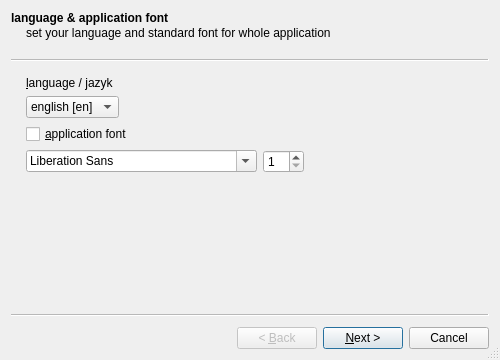
<?xml version="1.0" encoding="UTF-8"?>
<ui version="4.0">
 <class>MBuildConfig</class>
 <widget class="QWizard" name="MBuildConfig">
  <property name="geometry">
   <rect>
    <x>0</x>
    <y>0</y>
    <width>500</width>
    <height>360</height>
   </rect>
  </property>
  <property name="windowTitle">
   <string>Marcion | config</string>
  </property>
  <property name="windowIcon">
   <iconset resource="resfile.qrc">
    <normaloff>:/new/icons/icons/main.png</normaloff>:/new/icons/icons/main.png</iconset>
  </property>
  <property name="sizeGripEnabled">
   <bool>true</bool>
  </property>
  <property name="wizardStyle">
   <enum>QWizard::ClassicStyle</enum>
  </property>
  <property name="titleFormat">
   <enum>Qt::PlainText</enum>
  </property>
  <property name="subTitleFormat">
   <enum>Qt::PlainText</enum>
  </property>
  <widget class="QWizardPage" name="wizardPage1">
   <property name="title">
    <string>language &amp; application font</string>
   </property>
   <property name="subTitle">
    <string>set your language and standard font for whole application</string>
   </property>
   <layout class="QVBoxLayout" name="verticalLayout_5">
    <item>
     <layout class="QHBoxLayout" name="horizontalLayout_3">
      <item>
       <layout class="QVBoxLayout" name="verticalLayout">
        <item>
         <widget class="QLabel" name="label">
          <property name="text">
           <string notr="true">&amp;language / jazyk</string>
          </property>
          <property name="textInteractionFlags">
           <set>Qt::NoTextInteraction</set>
          </property>
          <property name="buddy">
           <cstring>cmbLang</cstring>
          </property>
         </widget>
        </item>
        <item>
         <widget class="QComboBox" name="cmbLang">
          <item>
           <property name="text">
            <string notr="true">english [en]</string>
           </property>
          </item>
          <item>
           <property name="text">
            <string notr="true">czech [cs]</string>
           </property>
          </item>
         </widget>
        </item>
       </layout>
      </item>
      <item>
       <spacer name="horizontalSpacer">
        <property name="orientation">
         <enum>Qt::Horizontal</enum>
        </property>
        <property name="sizeHint" stdset="0">
         <size>
          <width>336</width>
          <height>20</height>
         </size>
        </property>
       </spacer>
      </item>
     </layout>
    </item>
    <item>
     <layout class="QHBoxLayout" name="horizontalLayout">
      <item>
       <layout class="QVBoxLayout" name="verticalLayout_2">
        <item>
         <widget class="QCheckBox" name="cbAppFont">
          <property name="text">
           <string>&amp;application font</string>
          </property>
         </widget>
        </item>
        <item>
         <layout class="QHBoxLayout" name="horizontalLayout_2">
          <item>
           <widget class="QFontComboBox" name="fntAppFont"/>
          </item>
          <item>
           <widget class="QSpinBox" name="spnAppFSize">
            <property name="minimum">
             <number>1</number>
            </property>
           </widget>
          </item>
         </layout>
        </item>
       </layout>
      </item>
      <item>
       <spacer name="horizontalSpacer_2">
        <property name="orientation">
         <enum>Qt::Horizontal</enum>
        </property>
        <property name="sizeHint" stdset="0">
         <size>
          <width>40</width>
          <height>20</height>
         </size>
        </property>
       </spacer>
      </item>
     </layout>
    </item>
   </layout>
  </widget>
  <widget class="QWizardPage" name="wizardPage_3">
   <property name="title">
    <string>TLG/PHI database</string>
   </property>
   <property name="subTitle">
    <string>set directories of your TLG/PHI dvd-rom (if you have it)</string>
   </property>
   <layout class="QVBoxLayout" name="verticalLayout_6">
    <item>
     <widget class="QCheckBox" name="cbTLG_w">
      <property name="enabled">
       <bool>false</bool>
      </property>
      <property name="text">
       <string>&amp;use TLG/PHI database (under development)</string>
      </property>
     </widget>
    </item>
    <item>
     <widget class="QWidget" name="wdgTLG_w" native="true">
      <property name="enabled">
       <bool>false</bool>
      </property>
      <layout class="QHBoxLayout" name="horizontalLayout_23">
       <item>
        <layout class="QFormLayout" name="formLayout_6">
         <item row="0" column="0">
          <widget class="QLabel" name="label_33">
           <property name="text">
            <string>&amp;TLG-E</string>
           </property>
           <property name="buddy">
            <cstring>txtDir1_w</cstring>
           </property>
          </widget>
         </item>
         <item row="0" column="1">
          <widget class="QLineEdit" name="txtDir1_w"/>
         </item>
         <item row="1" column="0">
          <widget class="QLabel" name="label_34">
           <property name="text">
            <string>&amp;PHI-5</string>
           </property>
           <property name="buddy">
            <cstring>txtDir2_w</cstring>
           </property>
          </widget>
         </item>
         <item row="1" column="1">
          <widget class="QLineEdit" name="txtDir2_w"/>
         </item>
         <item row="2" column="0">
          <widget class="QLabel" name="label_35">
           <property name="text">
            <string>PH&amp;I-7</string>
           </property>
           <property name="buddy">
            <cstring>txtDir3_w</cstring>
           </property>
          </widget>
         </item>
         <item row="2" column="1">
          <widget class="QLineEdit" name="txtDir3_w"/>
         </item>
        </layout>
       </item>
       <item>
        <layout class="QVBoxLayout" name="verticalLayout_17">
         <item>
          <widget class="QPushButton" name="btDir1_w">
           <property name="sizePolicy">
            <sizepolicy hsizetype="Preferred" vsizetype="Preferred">
             <horstretch>0</horstretch>
             <verstretch>0</verstretch>
            </sizepolicy>
           </property>
           <property name="text">
            <string>&amp;choose</string>
           </property>
          </widget>
         </item>
         <item>
          <widget class="QPushButton" name="btDir2_w">
           <property name="sizePolicy">
            <sizepolicy hsizetype="Preferred" vsizetype="Preferred">
             <horstretch>0</horstretch>
             <verstretch>0</verstretch>
            </sizepolicy>
           </property>
           <property name="text">
            <string>c&amp;hoose</string>
           </property>
          </widget>
         </item>
         <item>
          <widget class="QPushButton" name="btDir3_w">
           <property name="sizePolicy">
            <sizepolicy hsizetype="Preferred" vsizetype="Preferred">
             <horstretch>0</horstretch>
             <verstretch>0</verstretch>
            </sizepolicy>
           </property>
           <property name="text">
            <string>ch&amp;oose</string>
           </property>
          </widget>
         </item>
        </layout>
       </item>
      </layout>
     </widget>
    </item>
   </layout>
  </widget>
  <widget class="QWizardPage" name="wizardPage">
   <property name="title">
    <string>miscellaneous</string>
   </property>
   <property name="subTitle">
    <string>miscellaneous settings</string>
   </property>
   <layout class="QVBoxLayout" name="verticalLayout_8">
    <item>
     <widget class="QGroupBox" name="grpSplash">
      <property name="title">
       <string>splash screen</string>
      </property>
      <property name="flat">
       <bool>false</bool>
      </property>
      <property name="checkable">
       <bool>false</bool>
      </property>
      <layout class="QVBoxLayout" name="verticalLayout_7">
       <property name="topMargin">
        <number>0</number>
       </property>
       <property name="bottomMargin">
        <number>0</number>
       </property>
       <item>
        <widget class="QRadioButton" name="rbSplashSimple">
         <property name="text">
          <string>&amp;simple (static, fast)</string>
         </property>
        </widget>
       </item>
       <item>
        <widget class="QRadioButton" name="rbSpalshAnim">
         <property name="text">
          <string>&amp;verbose (animated, may be slow)</string>
         </property>
         <property name="checked">
          <bool>true</bool>
         </property>
        </widget>
       </item>
      </layout>
     </widget>
    </item>
    <item>
     <layout class="QHBoxLayout" name="horizontalLayout_4">
      <item>
       <layout class="QVBoxLayout" name="verticalLayout_3">
        <item>
         <widget class="QCheckBox" name="cbTrayIcon">
          <property name="text">
           <string>&amp;icon in tray</string>
          </property>
          <property name="checked">
           <bool>true</bool>
          </property>
         </widget>
        </item>
        <item>
         <widget class="QCheckBox" name="cbScanClipboard">
          <property name="text">
           <string>s&amp;can clipboard</string>
          </property>
         </widget>
        </item>
        <item>
         <widget class="QCheckBox" name="cbTip">
          <property name="text">
           <string>advice at startup</string>
          </property>
          <property name="checked">
           <bool>false</bool>
          </property>
         </widget>
        </item>
       </layout>
      </item>
      <item>
       <spacer name="horizontalSpacer_3">
        <property name="orientation">
         <enum>Qt::Horizontal</enum>
        </property>
        <property name="sizeHint" stdset="0">
         <size>
          <width>282</width>
          <height>20</height>
         </size>
        </property>
       </spacer>
      </item>
     </layout>
    </item>
   </layout>
  </widget>
  <widget class="QWizardPage" name="wizardPage_2">
   <property name="title">
    <string>basic configuration completed</string>
   </property>
   <property name="subTitle">
    <string>configuration file 'config.txt' will be created now</string>
   </property>
   <layout class="QVBoxLayout" name="verticalLayout_4">
    <item>
     <widget class="QLabel" name="label_2">
      <property name="sizePolicy">
       <sizepolicy hsizetype="Expanding" vsizetype="Expanding">
        <horstretch>0</horstretch>
        <verstretch>0</verstretch>
       </sizepolicy>
      </property>
      <property name="text">
       <string>&lt;!DOCTYPE HTML PUBLIC &quot;-//W3C//DTD HTML 4.0//EN&quot; &quot;http://www.w3.org/TR/REC-html40/strict.dtd&quot;&gt;
&lt;html&gt;&lt;head&gt;&lt;meta name=&quot;qrichtext&quot; content=&quot;1&quot; /&gt;&lt;style type=&quot;text/css&quot;&gt;
p, li { white-space: pre-wrap; }
&lt;/style&gt;&lt;/head&gt;&lt;body style=&quot; font-family:'Sans Serif'; font-size:15pt; font-weight:400; font-style:normal;&quot;&gt;
&lt;table border=&quot;0&quot; style=&quot;-qt-table-type: root; margin-top:4px; margin-bottom:4px; margin-left:4px; margin-right:4px;&quot;&gt;
&lt;tr&gt;
&lt;td style=&quot;border: none;&quot;&gt;
&lt;p align=&quot;center&quot; style=&quot; margin-top:0px; margin-bottom:0px; margin-left:0px; margin-right:0px; -qt-block-indent:0; text-indent:0px;&quot;&gt;&lt;span style=&quot; font-weight:600; color:#5500ff;&quot;&gt;GOOD LUCK&lt;/span&gt;&lt;/p&gt;&lt;/td&gt;&lt;/tr&gt;&lt;/table&gt;&lt;/body&gt;&lt;/html&gt;</string>
      </property>
      <property name="alignment">
       <set>Qt::AlignCenter</set>
      </property>
      <property name="textInteractionFlags">
       <set>Qt::NoTextInteraction</set>
      </property>
     </widget>
    </item>
   </layout>
  </widget>
 </widget>
 <resources>
  <include location="resfile.qrc"/>
 </resources>
 <connections/>
</ui>
